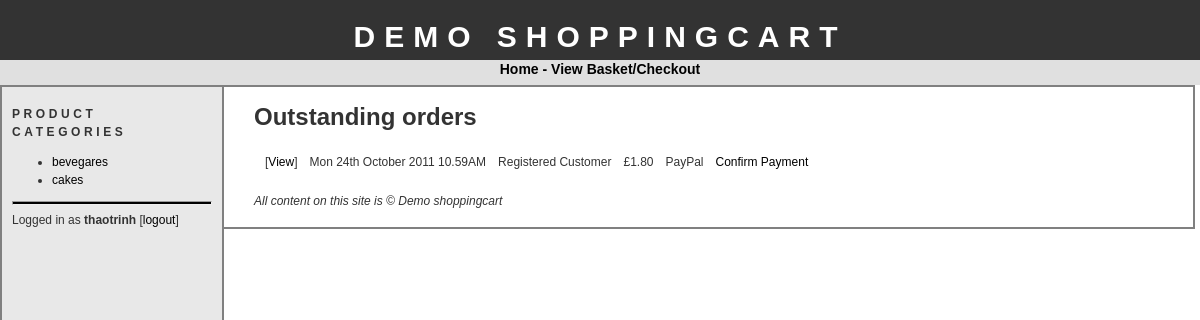
Page /adminorders.php (signed in) on the committed database.
### tables this page shows
CREATE TABLE IF NOT EXISTS `categories` (
  `id` tinyint(4) NOT NULL AUTO_INCREMENT,
  `name` varchar(20) NOT NULL,
  PRIMARY KEY (`id`)
);

CREATE TABLE IF NOT EXISTS `orders` (
  `id` int(11) NOT NULL AUTO_INCREMENT,
  `customer_id` int(11) NOT NULL,
  `registered` int(11) NOT NULL,
  `delivery_add_id` int(11) NOT NULL,
  `payment_type` int(11) NOT NULL,
  `date` datetime NOT NULL,
  `status` tinyint(4) NOT NULL,
  `session` varchar(50) NOT NULL,
  `total` float NOT NULL,
  PRIMARY KEY (`id`)
);

### config.php (called while the page is built, shortened)
<?php
    $config_basedir = "http://127.0.0.1:81/dmshoppingcart/";
?>

### adminorders.php (the view, shortened to what this page needs)
<?php
	require("header.php");
	if(isset($_GET['func']) == TRUE) {
		if($_GET['func'] != "conf") {
			header("Location: " . $config_basedir);
		}
		$validid = pf_validate_number($_GET['id'], "redirect", $config_basedir);
		$funcsql = "UPDATE orders SET status = 10 WHERE id = " . $_GET['id'];
		mysql_query($funcsql);
		header("Location: " . $config_basedir . "adminorders.php");
	}
	else {
		echo "<h1>Outstanding orders</h1>";
		$orderssql = "SELECT * FROM orders WHERE status = 2";
		$ordersres = mysql_query($orderssql);
		$numrows = mysql_num_rows($ordersres);
		if($numrows == 0)
		{
			echo "<strong>No orders</strong>";
		}
		else
		{
			echo "<table cellspacing=10>";
			while($row = mysql_fetch_assoc($ordersres))
			{
				echo "<tr>";
					echo "<td>[<a href='adminorderdetails.php?id=" . $row['id'] . "'>View</a>]</td>";
					echo "<td>" . date("D jS F Y g.iA", strtotime($row['date'])) . "</td>";
					echo "<td>";
					if($row['registered'] == 1)
					{
						echo "Registered Customer";
					}
					else
					{
						echo "Non-Registered Customer";
					}
					echo "</td>";
					echo "<td>&pound;" . sprintf('%.2f', $row['total']) . "</td>";
					echo "<td>";
					if($row['payment_type'] == 1)
					{
						echo "PayPal";
					}
					else
					{
						echo "Cheque";
					}
					echo "</td>";
					echo "<td><a href='adminorders.php?func=conf&id=" . $row['id'] . "'>Confirm Payment</a></td>";
				echo "</tr>";
			}
			echo "</table>";
		}
	}
	require("footer.php");
?>

### bar.php
<h1>Product Categories</h1>
<ul>
<?php
	$catsql = "SELECT * FROM categories;";
	$catres = mysql_query($catsql);
	while($catrow = mysql_fetch_assoc($catres))
	{
		echo "<li><a href='" . $config_basedir . "/products.php?id=" . $catrow['id'] . "'>"
			. $catrow['name'] . "</a></li>";
	}
?>
</ul>

### stylesheet.css (style rules this page uses)
body { font-family: "trebuchet ms", verdana, sans-serif; font-size: 12px; line-height: 1.5em; color: #333; background: #ffffff; margin: 0; padding: 0; text-align: center; width: 100%; }
a:link { text-decoration: none; color: #000; }
#bar h1 { font-size: 12px; text-transform: uppercase; letter-spacing: 0.3em; }

### rows in the picture
categories: name "bevegares"
categories: name "cakes"
orders: date "Mon 24th October 2011 10.59AM", registered "Registered Customer", total "1.80", payment_type "PayPal"

### other values in the picture
$config_sitename "DEMO SHOPPINGCART"
$_SESSION['SESS_USERNAME'] "thaotrinh"
$config_sitename "Demo shoppingcart"
